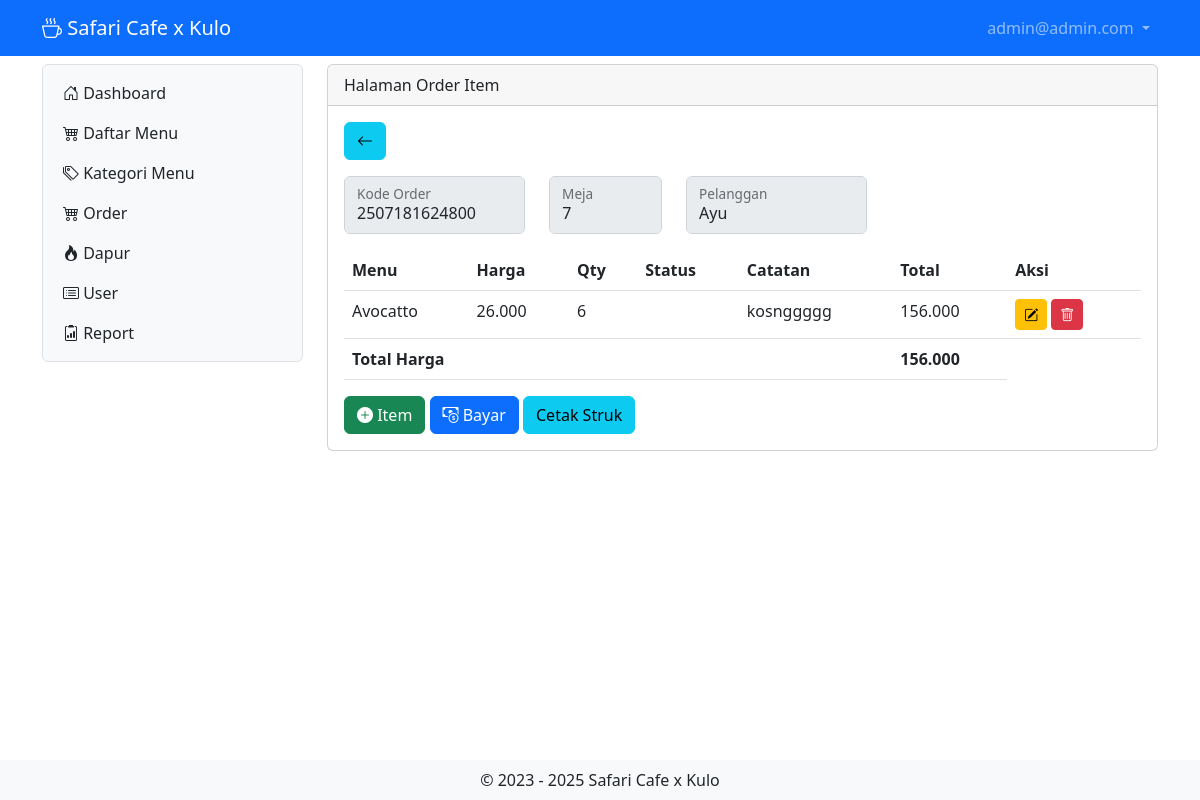
The app's page /?x=orderitem&order=2507181624800&meja=7&pelanggan=Ayu (signed in) with its own data.
### tables this page shows
CREATE TABLE `tb_user` (
  `id` int(11) NOT NULL,
  `username` varchar(200) NOT NULL,
  `password` varchar(200) NOT NULL,
  `level` int(1) NOT NULL,
  `nama` varchar(200) NOT NULL,
  `nohp` varchar(15) NOT NULL,
  `alamat` varchar(300) NOT NULL
);

CREATE TABLE `tb_list_order` (
  `id_list_order` int(10) NOT NULL,
  `menu` int(10) NOT NULL,
  `kode_order` bigint(19) NOT NULL,
  `jumlah` int(10) NOT NULL,
  `catatan` varchar(300) NOT NULL,
  `status` int(10) NOT NULL
);

CREATE TABLE `tb_daftar_menu` (
  `id` int(10) NOT NULL,
  `foto` varchar(200) NOT NULL,
  `nama_menu` varchar(200) NOT NULL,
  `keterangan` varchar(200) NOT NULL,
  `kategori` int(10) NOT NULL,
  `harga` varchar(50) NOT NULL,
  `stok` varchar(50) NOT NULL
);

### orderitem.php (the view, shortened to what this page needs)
<?php
include "proses/connect.php";
$query = mysqli_query($conn, "SELECT *, SUM(harga*jumlah) AS harganya, tb_order.waktu_order FROM tb_list_order
    LEFT JOIN tb_order ON tb_order.id_order = tb_list_order.kode_order
    LEFT JOIN tb_daftar_menu ON tb_daftar_menu.id = tb_list_order.menu
    LEFT JOIN tb_bayar ON tb_bayar.id_bayar = tb_order.id_order
    GROUP BY id_list_order
    HAVING tb_list_order.kode_order = $_GET[order]");
$kode = $_GET['order'];
$meja = $_GET['meja'];
$pelanggan = $_GET['pelanggan'];
while ($record = mysqli_fetch_array($query)) {
    $result[] = $record;
}
$select_menu = mysqli_query($conn, "SELECT id,nama_menu FROM tb_daftar_menu");
?>
<div class="col-lg-12 mt-2">
    <div class="card">
        <div class="card-header">
            Halaman Order Item
        </div>
        <div class="card-body">
            <a href="order" class="btn btn-info mb-3"><i class="bi bi-arrow-left"></i></a>
            <div class="row">
                <div class="col-lg-3">
                    <div class="form-floating mb-3">
                        <input disabled type="text" class="form-control" id="kodeorder" value="<?php echo $kode ?>">
                        <label for="uploadFoto">Kode Order</label>
                    </div>
                </div>
                <div class="col-lg-2">
                    <div class="form-floating mb-3">
                        <input disabled type="text" class="form-control" id="meja" value="<?php echo $meja ?>">
                        <label for="uploadFoto">Meja</label>
                    </div>
                </div>
                <div class="col-lg-3">
                    <div class="form-floating mb-3">
                        <input disabled type="text" class="form-control" id="pelanggan"
                            value="<?php echo $pelanggan ?>">
                        <label for="uploadFoto">Pelanggan</label>
                    </div>
                </div>
            </div>
            <?php
            if (empty($result)) {
                echo "Data menu makanan atau minuman tidak ada";
            } else {
                foreach ($result as $row) {
                    ?>
                    <div class="modal fade" id="ModalEdit<?php echo $row['id_list_order'] ?>" tabindex="-1"
                        aria-labelledby="exampleModalLabel" aria-hidden="true">
                        <div class="modal-dialog modal-lg modal-fullscreen-md-down">
                            <div class="modal-content">
                                <div class="modal-header">
                                    <h1 class="modal-title fs-5" id="exampleModalLabel">Tambah Menu Makanan dan Minuman</h1>
                                    <button type="button" class="btn-close" data-bs-dismiss="modal" aria-label="Close"></button>
                                </div>
                                <div class="modal-body">
                                    <form class="needs-validation" novalidate action="proses/proses_edit_orderitem.php"
                                        method="POST">
                                        <input type="hidden" name="id" value="<?php echo $row['id_list_order'] ?>">
                                        <input type="hidden" name="kode_order" value="<?php echo $kode ?>">
                                        <input type="hidden" name="meja" value="<?php echo $meja ?>">
                                        <input type="hidden" name="pelanggan" value="<?php echo $pelanggan ?>">
                                        <div class="row">
                                            <div class="col-lg-8">
                                                <div class="form-floating mb-3">
                                                    <select class="form-select" name="menu" id="">
                                                        <option selected hidden value="">Pilih Menu</option>
                                                        <?php
                                                        foreach ($select_menu as $value) {
                                                            if ($row['menu'] == $value['id']) {
                                                                echo "<option selected value=.$value[id].>$value[nama_menu]</option>";
                                                            } else {
                                                                echo "<option value=.$value[id].>$value[nama_menu]</option>";
                                                            }
                                                        }
                                                        ?>
                                                    </select>
                                                    <label for="menu">Menu Makanan/Minuman</label>
                                                    <div class="invalid-feedback">
                                                        Pilih Menu.
                                                    </div>
                                                </div>
                                            </div>
                                            <div class="col-lg-4">
                                                <div class="form-floating mb-3">
                                                    <input type="number" class="form-control" id="floatingInput"
                                                        placeholder="Jumlah Porsi" name="jumlah" required
                                                        value="<?php echo $row['jumlah'] ?>">
                                                    <label for="floatingInput">Jumlah Porsi</label>
                                                    <div class="invalid-feedback">
                                                        Masukkan Jumlah Porsi.
                                                    </div>
                                                </div>
                                            </div>
                                        </div>
                                        <div class="row">
                                            <div class="col-lg-12">
                                                <div class="form-floating mb-3">
                                                    <input type="text" class="form-control" id="floatingInput"
                                                        placeholder="Catatan" name="catatan"
                                                        value="<?php echo $row['catatan'] ?>">
                                                    <label for="floatingPassword">Catatan</label>
                                                </div>
                                            </div>
                                        </div>
                                        <div class="modal-footer">
                                            <button type="button" class="btn btn-secondary"
                                                data-bs-dismiss="modal">Close</button>
                                            <button type="submit" class="btn btn-primary" name="edit_orderitem_validate"
                                                value="12345">Save changes</button>
                                        </div>
                                    </form>
                                </div>
                            </div>
                        </div>
                    </div>
                    <div class="modal fade" id="ModalDelete<?php echo $row['id_list_order'] ?>" tabindex="-1"
                        aria-labelledby="exampleModalLabel" aria-hidden="true">
                        <div class="modal-dialog modal-md modal-fullscreen-md-down">
                            <div class="modal-content">
                                <div class="modal-header">
                                    <h1 class="modal-title fs-5" id="exampleModalLabel">Delete Data User</h1>
                                    <button type="button" class="btn-close" data-bs-dismiss="modal" aria-label="Close"></button>
                                </div>
                                <div class="modal-body">
                                    <form class="needs-validation" novalidate action="proses/proses_delete_orderitem.php"
                                        method="POST">
                                        <input type="hidden" value="<?php echo $row['id_list_order'] ?>" name="id">
                                        <input type="hidden" name="kode_order" value="<?php echo $kode ?>">
                                        <input type="hidden" name="meja" value="<?php echo $meja ?>">
                                        <input type="hidden" name="pelanggan" value="<?php echo $pelanggan ?>">
                                        <div class="col-lg-12">
                                            Apakah anda ingin menghapus menu ini <b><?php echo $row['nama_menu'] ?></b>
                                        </div>
                                        <div class="modal-footer">
                                            <button type="button" class="btn btn-secondary"
                                                data-bs-dismiss="modal">Close</button>
                                            <button type="submit" class="btn btn-danger" name="delete_orderitem_validate"
                                                value="12345">Delete</button>
                                        </div>
                                    </form>
                                </div>
                            </div>
                        </div>
                    </div>
                    <?php
                }
                ?>
                                <div class="table-responsive">
                                            <?php
                                            $total = 0;
                                            foreach ($result as $row) {
                                                ?>
                                                <tr>
                                                    <td><?php echo $row['nama_menu'] ?></td>
                                                    <td>
                                                        <?php echo number_format($row['harga'], 0, ',', '.') ?>
                                                    </td>
                                                    <td>
                                                        <?php echo $row['jumlah'] ?>
                                                    </td>
                                                    <td>
                                                        <?php echo $row['status'] ?>
                                                    </td>
                                                    <td>
                                                        <?php echo $row['catatan'] ?>
                                                    </td>
                                                    <td>
                                                        <?php echo number_format($row['harganya'], 0, ',', '.') ?>
                                                    </td>
                                    </div>
                                    </tr>
                                    <?php
                                    $total += $row['harganya'];
                                            }
                                            ?>
            </div>
            <div class="table-responsive">
                <table class="table table-hover">
                    <thead>
                        <tr class="text-nowrap">
                            <th scope="col">Menu</th>
                            <th scope="col">Harga</th>
                            <th scope="col">Qty</th>
                            <th scope="col">Status</th>
                            <th scope="col">Catatan</th>
                            <th scope="col">Total</th>
                            <th scope="col">Aksi</th>
                        </tr>
                    </thead>
                    <tbody>
                        <?php
                        $total = 0;
                        foreach ($result as $row) {
                            ?>
                            <tr>
                                <td><?php echo $row['nama_menu'] ?></td>
                                <td>
                                    <?php echo number_format($row['harga'], 0, ',', '.') ?>
                                </td>
                                <td>
                                    <?php echo $row['jumlah'] ?>
                                </td>
                                <td>
                                    </td>
                                <td>
                                    <?php echo $row['catatan'] ?>
                                </td>
                                <td>
                                    <?php echo number_format($row['harganya'], 0, ',', '.') ?>
                                </td>
                </div>
                <td>
                    <div class="d-flex">
                        <button class="<?php echo (!empty($row['id_bayar']))? "btn btn-secondary disabled btn-sm me-1" : "btn btn-warning btn-sm me-1"; ?>" data-bs-toggle="modal"
                            data-bs-target="#ModalEdit<?php echo $row['id_list_order'] ?>"><i
                                class="bi bi-pencil-square"></i></i></button>
                        <button class="<?php echo (!empty($row['id_bayar']))? "btn btn-secondary disabled btn-sm me-1" : "btn btn-danger btn-sm me-1"; ?>" data-bs-toggle="modal"
                            data-bs-target="#ModalDelete<?php echo $row['id_list_order'] ?>"><i
                                class="bi bi-trash"></i></i></button>
                    </div>
                </td>
                <?php
                $total += $row['harganya'];
                        }
                        ?>
            <tr>
                <td colspan="5" class="fw-bold">
                    Total Harga
                </td>
                <td class="fw-bold">
                    <?php echo number_format($total, 0, ',', '.') ?>
                </td>
            </tr>
        </div>
        <?php
            }
            ?>
    <div>
        <button class="<?php echo (!empty($row['id_bayar']))? "btn btn-secondary disabled" : "btn btn-success"; ?>" data-bs-toggle="modal" data-bs-target="#tambahItem"><i
                class="bi bi-plus-circle-fill"></i> Item</i></button>
        <button class="<?php echo (!empty($row['id_bayar']))? "btn btn-secondary disabled" : "btn btn-primary"; ?>" data-bs-toggle="modal" data-bs-target="#bayar"><i class="bi bi-cash-coin"></i>
            Bayar</i></button>
        <button onclick="printStruk()" class="btn btn-info">Cetak Struk</button>
    </div>
</div>
</div>
</div>

### header.php (shortened to what this page needs)
<?php
include "proses/connect.php";
$query = mysqli_query($conn, "SELECT * FROM tb_user WHERE username ='$_SESSION[username_decafe]'");
?>
<nav class="navbar navbar-expand navbar-dark bg-primary sticky-top">
    <div class="container-lg">
        <a class="navbar-brand" href="."><i class="bi bi-cup-hot"></i> Safari Cafe x Kulo</a>
        <div class="collapse navbar-collapse justify-content-end" id="navbarNavDropdown">
            <ul class="navbar-nav">
                <li class="nav-item dropdown">
                    <a class="nav-link dropdown-toggle" href="#" role="button" data-bs-toggle="dropdown"
                        aria-expanded="false">
                        <?php echo $hasil['username']; ?>
                    </a>
                </li>
            </ul>
        </div>
    </div>
</nav>

### records on screen
tb_user: username "admin@admin.com"
tb_list_order: menu.nama_menu "Avocatto", menu.harga "26.000", jumlah "6", catatan "kosnggggg", harganya "156.000"

### other values on screen
$total "156.000"
